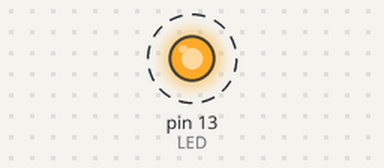
This sketch was run on a simulated Arduino Uno, built with avr-gcc and run on an emulated ATmega328P. On the bench: output pins drawn as LEDs (lit = HIGH). Dashed ring = blinking.

Above: at 0.5 s.
Timing chart, 0 to 4.6 s (numbered marks = the images above):
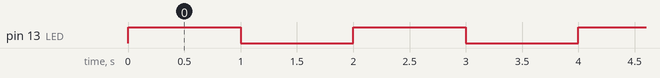

The sketch:

led-basic.ino
```cpp
/*
    LED Blinker

    Turns an LED on, waits for a period of time then turns it off

    The circuit:
    * Output - LED connected to pin #13

    Created 20 AUG 2017
    By Dan Booth

*/

const int LED = 13;         // the pin for the LED
const int ON_DELAY = 1000;  // milliseconds to keep LED on
const int OFF_DELAY = 1000; // milliseconds to keep LED off

void setup()
{
    pinMode(LED, OUTPUT);   // set the digital pin as output
}

void loop()
{
    digitalWrite(LED, HIGH);    // turn the LED on
    delay(ON_DELAY);            // wait for ON_DELAY to hold the LED on

    digitalWrite(LED, LOW);     // turn the LED off
    delay(OFF_DELAY);           // wait for OFF_DELAY to hold the LED off
}
```

Measured:
- by itself, pin 13 (LED): alternates HIGH for 1.0 s and LOW for 1.0 s
